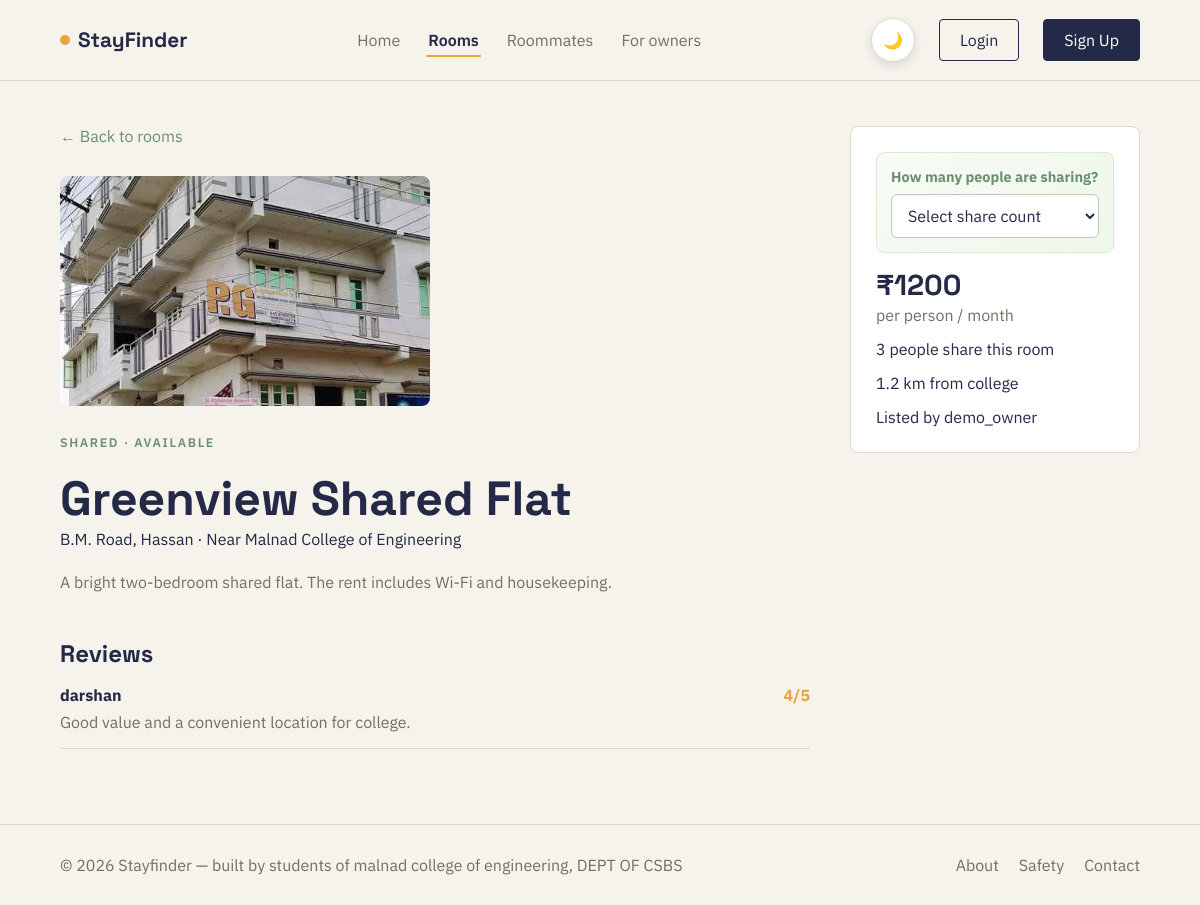
The app's page /rooms/2/ with its own data.
### rooms/models.py (models this page shows, shortened)
class RoomImage(models.Model):
    room = models.ForeignKey(Room, on_delete=models.CASCADE, related_name="images")
    image = models.ImageField(upload_to="rooms/")

class Room(models.Model):
    ROOM_TYPES = [("single", "Single"), ("shared", "Shared"), ("pg", "PG")]
    owner = models.ForeignKey(settings.AUTH_USER_MODEL, on_delete=models.CASCADE, related_name="rooms")
    title = models.CharField(max_length=200)
    description = models.TextField()
    room_type = models.CharField(max_length=10, choices=ROOM_TYPES)
    rent = models.PositiveIntegerField()
    shared_room_capacity = models.PositiveIntegerField(null=True, blank=True, help_text="How many people can share this room")
    shared_room_price_per_person = models.PositiveIntegerField(null=True, blank=True, help_text="Price per person for shared rooms")
    location = models.CharField(max_length=200)
    college_nearby = models.CharField(max_length=150, blank=True)
    distance_from_college = models.DecimalField(max_digits=4, decimal_places=1, null=True, blank=True, help_text="Distance in kilometres")
    is_available = models.BooleanField(default=True)
    created_at = models.DateTimeField(auto_now_add=True)
    class Meta:
        ordering = ["-created_at"]
    @property
    def shared_price_display(self):
        if self.room_type != "shared" or not self.shared_room_capacity:
            return None
        price_map = {2: 2500, 3: 1200, 4: 1000}
        return price_map.get(int(self.shared_room_capacity))

class Review(models.Model):
    room = models.ForeignKey(Room, on_delete=models.CASCADE, related_name="reviews")
    user = models.ForeignKey(settings.AUTH_USER_MODEL, on_delete=models.CASCADE)
    rating = models.PositiveSmallIntegerField(validators=[MinValueValidator(1), MaxValueValidator(5)])
    comment = models.TextField()
    created_at = models.DateTimeField(auto_now_add=True)
    class Meta:
        ordering = ["-created_at"]
        constraints = [models.UniqueConstraint(fields=["room", "user"], name="unique_room_review")]

### accounts/models.py (models this page shows, shortened)
class CustomUser(AbstractUser):
    ROLE_CHOICES = [
        ("student", "Student"),
        ("owner", "Property Owner"),
    ]
    phone = models.CharField(max_length=15, blank=True)
    college = models.CharField(max_length=150, blank=True)
    profile_picture = models.ImageField(
        upload_to="profiles/",
        blank=True,
        null=True
    )
    role = models.CharField(
        max_length=20,
        choices=ROLE_CHOICES,
        default="student"
    )

### rooms/views.py (the view)
# urls.py: path("rooms/<int:pk>/", views.RoomDetailView.as_view(), name="room-detail"),
class RoomDetailView(DetailView):
    model = Room
    template_name = "rooms/room_detail.html"
    def get_context_data(self, **kwargs):
        context = super().get_context_data(**kwargs)
        context["review_form"] = ReviewForm()
        context["is_saved"] = self.request.user.is_authenticated and Wishlist.objects.filter(user=self.request.user, room=self.object).exists()
        return context

### rooms/forms.py
class ReviewForm(forms.ModelForm):
    class Meta:
        model = Review
        fields = ["rating", "comment"]
        widgets = {"rating": forms.Select(choices=[(n, f"{n} star{'s' if n != 1 else ''}") for n in range(1, 6)]), "comment": forms.Textarea(attrs={"rows": 3, "placeholder": "Share your experience"})}

### templates/rooms/room_detail.html (shortened to what this page needs)
{% extends "base.html" %}{% block content %}<section class="page-section detail-layout"><div><a class="back-link" href="{% url 'room-list' %}">← Back to rooms</a><div class="image-gallery">{% for image in room.images.all %}<img src="{{ image.image.url }}" alt="{{ room.title }}">{% empty %}<div class="room-placeholder blue">🏠</div>{% endfor %}</div><p class="eyebrow">{{ room.get_room_type_display }} · {% if room.is_available %}Available{% else %}Unavailable{% endif %}</p><h1>{{ room.title }}</h1><p class="location">{{ room.location }}{% if room.college_nearby %} · Near {{ room.college_nearby }}{% endif %}</p><div class="description">{{ room.description|linebreaks }}</div><section class="reviews"><h2>Reviews</h2>{% for review in room.reviews.all %}<article class="review"><strong>{{ review.user.username }}</strong><span>{{ review.rating }}/5</span><p>{{ review.comment }}</p></article>{% empty %}<p>No reviews yet.</p>{% endfor %}</section></div><aside class="detail-card">{% if room.room_type == 'shared' %}<div class="shared-selector"><label for="shared-people-select">How many people are sharing?</label><select id="shared-people-select"><option value="">Select share count</option></select></div>{% if room.shared_price_display %}<strong class="price" id="shared-price-display">₹{{ room.shared_price_display }}</strong><span>per person / month</span>{% if room.shared_room_capacity %}<p id="shared-capacity-display">{{ room.shared_room_capacity }} people share this room</p>{% endif %}{% else %}<strong class="price">₹{{ room.rent }}</strong><span>per month</span>{% endif %}{% else %}<strong class="price">₹{{ room.rent }}</strong><span>per month</span>{% endif %}{% if room.distance_from_college %}<p>{{ room.distance_from_college }} km from college</p>{% endif %}<p>Listed by {{ room.owner.username }}</p></aside></section>{% endblock %}

### templates/base.html (shortened to what this page needs)
{% load static %}
<!DOCTYPE html>
<html lang="en">
<head>
    <link
        rel="stylesheet"
        href="{% static 'css/style.css' %}"
    >
</head>
<body>
    {% include "includes/navbar.html" %}
    <main>
        {% block content %}
        {% endblock %}
    </main>
    {% include "includes/footer.html" %}
</body>
</html>

### templates/includes/navbar.html (shortened to what this page needs)
<nav class="navbar">
    <a class="logo" href="{% url 'home' %}"><span class="logo-dot"></span>StayFinder</a>
    <div class="nav-links">
        <a class="{% if request.resolver_match.url_name == 'home' %}is-active{% endif %}" href="{% url 'home' %}" data-transition-type="home">Home</a>
        <a class="{% if request.resolver_match.url_name == 'room-list' or request.resolver_match.url_name == 'room-detail' %}is-active{% endif %}" href="{% url 'room-list' %}" data-transition-type="rooms">Rooms</a>
        <a class="{% if 'roommate' in request.resolver_match.url_name %}is-active{% endif %}" href="{% url 'roommate-list' %}" data-transition-type="roommates">Roommates</a>
        <a class="{% if request.resolver_match.url_name == 'owner-portal' %}is-active{% endif %}" href="{% url 'owner-portal' %}" data-transition-type="owners">For owners</a>
    </div>
    <div class="nav-actions">
        <button type="button" class="theme-toggle" id="theme-toggle" aria-label="Toggle day and night mode" title="Toggle day and night mode">
            <span class="theme-toggle-icon">🌙</span>
        </button>
        {% if user.is_authenticated %}
            <a href="{% url 'dashboard' %}" class="btn btn-ghost">Dashboard</a>
            <form method="post" action="{% url 'logout' %}">{% csrf_token %}<button type="submit" class="btn btn-solid">Logout</button></form>
        {% else %}
            <a href="{% url 'login' %}" class="btn btn-ghost">Login</a>
            <a href="{% url 'signup' %}" class="btn btn-solid">Sign Up</a>
        {% endif %}
    </div>
</nav>

### templates/includes/footer.html
<footer class="footer">
    <p>
        © 2026 Stayfinder — built by students of malnad college of engineering, DEPT OF CSBS
    </p>
    <div class="footer-links">
        <a href="#">About</a>
        <a href="#">Safety</a>
        <a href="#">Contact</a>
    </div>
</footer>

### static/css/style.css (style rules this page uses)
:root { --ink: #232946; --background: #f6f3ec; --white: #ffffff; --yellow: #e8a33d; --green: #6b8f71; --red: #d6564a; --border: #dedacd; --muted: #726f63; --surface: #ffffff; --surface-alt: #f5f8f4; --shadow: rgba(35, 41, 70, 0.12); }
* { margin: 0; padding: 0; box-sizing: border-box; }
body { background: var(--background); color: var(--ink); font-family: "IBM Plex Sans", sans-serif; transition: background .25s ease, color .25s ease; }
a { color: inherit; text-decoration: none; }
button, input, select { font: inherit; }
.theme-toggle { display: inline-flex; align-items: center; justify-content: center; gap: 8px; width: 44px; height: 44px; padding: 0; border: 1px solid var(--border); border-radius: 50%; background: var(--surface); color: var(--ink); cursor: pointer; box-shadow: 0 4px 10px var(--shadow); transition: transform .2s ease, background .2s ease, border-color .2s ease, box-shadow .2s ease; }
.theme-toggle-icon { font-size: 1rem; }
.navbar { min-height: 80px; padding: 18px 5%; border-bottom: 1px solid var(--border); display: flex; justify-content: space-between; align-items: center; gap: 30px; }
.logo { font-family: "Space Grotesk", sans-serif; font-size: 1.3rem; font-weight: 700; display: flex; align-items: center; gap: 8px; }
.logo-dot { width: 10px; height: 10px; border-radius: 50%; background: var(--yellow); }
.nav-links, .nav-actions { display: flex; align-items: center; gap: 24px; }
.nav-links a { color: var(--muted); position: relative; padding: 8px 2px; transition: color .2s ease, transform .2s ease; }
.nav-links a::after { content: ""; position: absolute; right: 0; bottom: 1px; left: 0; height: 2px; border-radius: 10px; background: var(--yellow); transform: scaleX(0); transform-origin: right; transition: transform .25s cubic-bezier(.2, .8, .2, 1); }
.nav-links a:hover::after, .nav-links a.is-active::after { transform: scaleX(1); transform-origin: left; }
.nav-links a.is-active { color: var(--ink); font-weight: 600; }
.btn { padding: 10px 20px; border: 1px solid var(--ink); border-radius: 4px; cursor: pointer; }
.btn-ghost { background: transparent; }
.btn-solid { background: var(--ink); color: var(--white); }
.eyebrow { margin-bottom: 18px; color: var(--green); font-size: 0.78rem; font-weight: 600; letter-spacing: 0.13em; text-transform: uppercase; }
.footer { padding: 30px 5%; border-top: 1px solid var(--border); color: var(--muted); display: flex; justify-content: space-between; }
.footer-links { display: flex; gap: 20px; }
.page-section { width: min(1200px, 90%); margin: 0 auto; padding: 55px 0 75px; }
.page-section h1, .form-card h1 { font-family: "Space Grotesk", sans-serif; font-size: clamp(2rem, 4vw, 3rem); }
.detail-layout { width: min(1200px, 90%); margin: 0 auto; padding: 45px 0 75px; display: grid; grid-template-columns: minmax(0, 1fr) 290px; gap: 40px; }
.image-gallery { display: grid; grid-template-columns: repeat(2, 1fr); gap: 10px; margin: 20px 0 28px; }
.image-gallery img { height: 230px; width: 100%; object-fit: cover; border-radius: 8px; }
.description { color: var(--muted); line-height: 1.7; margin-top: 20px; }
.detail-card { align-self: start; padding: 25px; background: var(--white); border: 1px solid var(--border); border-radius: 8px; display: grid; gap: 14px; }
.shared-selector { padding: 14px; border: 1px solid #d9ead3; border-radius: 8px; background: linear-gradient(135deg, #f7fbf5 0%, #eef7eb 100%); display: grid; gap: 8px; }
.shared-selector label { font-size: 0.9rem; font-weight: 700; color: var(--green); }
.shared-selector select { padding: 10px 12px; border: 1px solid #b7cfb1; border-radius: 6px; background: var(--white); color: var(--ink); box-shadow: inset 0 1px 2px rgba(0,0,0,0.04); }
.price { font-size: 1.8rem; font-family: "Space Grotesk", sans-serif; }
.detail-card > span { color: var(--muted); margin-top: -12px; }
.back-link { color: var(--green); display: inline-block; margin-bottom: 10px; }
.reviews { margin-top: 42px; }
.reviews h2 { font-family: "Space Grotesk", sans-serif; }
.review { padding: 16px 0; border-bottom: 1px solid var(--border); }
.review span { float: right; color: var(--yellow); font-weight: 700; }
.review p { margin-top: 7px; color: var(--muted); }
body::before { content: ""; position: fixed; z-index: 9999; top: 0; right: 0; bottom: 0; left: 0; pointer-events: none; background: var(--ink); clip-path: circle(0 at 50% 0); transition: clip-path .38s cubic-bezier(.65, 0, .35, 1); }

### records on screen
RoomImage: image (picture)
Room: room_type "SHARED", title "Greenview Shared Flat", location "B.M. Road, Hassan", college_nearby "Malnad College of Engineering", description "A bright two-bedroom shared flat. The rent includes Wi-Fi and housekeeping.", shared_price_display "1200", shared_room_capacity "3", distance_from_college "1.2", owner.username "demo_owner"
Review: user.username "darshan", rating "4", comment "Good value and a convenient location for college."
